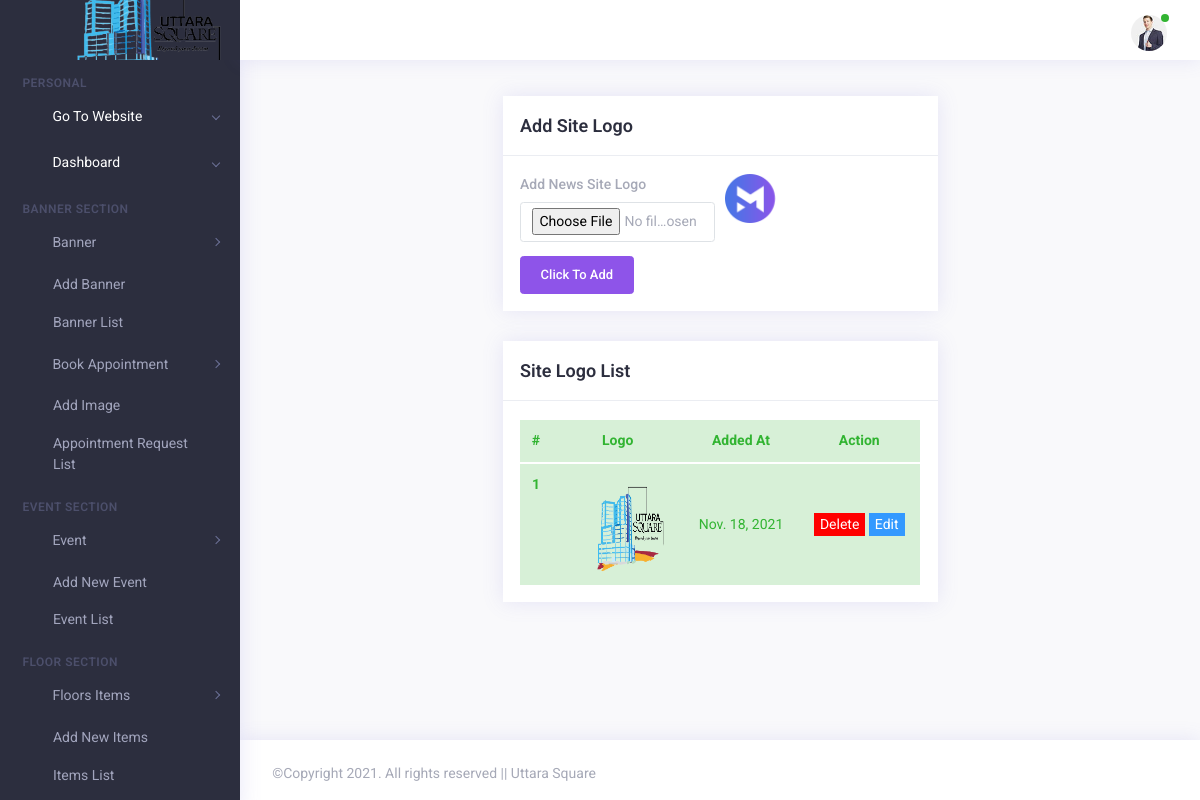
The app's page /ap/add/site/logo/ (signed in) with its own data.
### adminPanel/models.py (models this page shows, shortened)
class SiteLogo(models.Model):
    logo = models.ImageField(upload_to="logos")
    added_at = models.DateField(auto_now_add=True)

### adminPanel/views.py (the view, shortened to what this page needs)
# urls.py: re_path(r'^ap/add/site/logo/$', views.ap_addSiteLogo, name="apAddSiteLogo"),
@login_required(login_url='/ap/login/register')
def ap_addSiteLogo(request):
    logo_list = SiteLogo.objects.all()
    userProfile = UserProfile.objects.filter(user=request.user).first()
    site_logo = SiteLogo.objects.filter().order_by('-pk').first()
    context = {
        'logo_list': logo_list,
        'userProfile': userProfile,
        'site_logo': site_logo,
    }
    return render(request, 'back-end/admin_panel/add-logo.html', context)

### core/templates/back-end/admin_panel/add-logo.html (shortened to what this page needs)
{% extends 'back-end/admin_panel/index.html' %}
{% load static %}
{% block main-block %}
<div class="app-main" id="main">
    <div class="container-fluid">
        <div class="row">
            <div class="col-xl-3"></div>
            <div class="col-xl-6">
            </div>
            <div class="col-xl-3"></div>
        </div>
        <div class="row">
            <div class="col-xl-3"></div>
            <div class="col-xl-6">
                <div class="row">
                    <div class="col-xl-12">
                        <div class="card card-statistics">
                            <div class="card-header">
                                <div class="card-heading">
                                    <h4 class="card-title">Add Site Logo</h4>
                                </div>
                            </div>
                            <div class="card-body">
                                <form action="{%url 'apAddSiteLogo' %}" method="POST" enctype="multipart/form-data">
                                    <div class="form-row">
                                        <div class="form-group col-md-6">
                                            <label for="upload-site-logo">Add News Site Logo</label>
                                            <input type="file" name="upload_logo" class="form-control" id="upload-site-logo"
                                                   placeholder="Add news site logo" required>
                                        </div>
                                        <div class="form-group col-md-6">
                                            <img src="{% static 'back-end/adminPanel/assets/img/logo.png' %}" id="logo-preview" style="width: 100%;" alt="">
                                        </div>
                                    </div>
                                    <button type="submit" class="btn btn-primary">Click To Add</button>
                                </form>
                            </div>
                        </div>
                    </div>
                    <div class="col-xl-12">
                        <div class="card card-statistics">
                            <div class="card-header">
                                <div class="card-heading">
                                    <h4 class="card-title">Site Logo List</h4>
                                </div>
                            </div>
                            <div class="card-body">
                                <div class="table-responsive">
                                    <table class="table table-success mb-0">
                                        <thead>
                                        <tr>
                                            <th scope="col" class="text-center">#</th>
                                            <th scope="col" class="text-center">Logo</th>
                                            <th scope="col" class="text-center">Added At</th>
                                            <th scope="col" class="text-center">Action</th>
                                        </tr>
                                        </thead>
                                        <tbody>
                                        {% if logo_list %}
                                        {% for logo in logo_list %}
                                        <tr>
                                            <th scope="row" class="text-center">{{forloop.counter}}</th>
                                            <td class="text-center"><img src="{{logo.logo.url}}" style="width: 100px; height: 100px; border-radius: 50%;" alt=""></td>
                                            <td class="text-center">{{logo.added_at}}</td>
                                            <td class="text-center">
                                                <button type="button" data-toggle="modal"
                                                        data-target="#deleteLogo{{logo.pk}}"
                                                        style="width: auto; border: none; cursor: pointer; outline: none;background:   #FF0000; color: white;">
                                                    Delete
                                                </button>
                                                <button type="button" data-toggle="modal"
                                                        data-target="#edit_logo{{logo.pk}}"
                                                        style="width: auto; border: none; cursor: pointer; outline: none;background:  #3399FF; color: white;">
                                                    Edit
                                                </button>
                                            </td>
                                        </tr>
                                        {% endfor %}
                                        {% else %}
                                        <h3 class="text-center">Editor name not added yet!</h3>
                                        {% endif %}
                                        </tbody>
                                    </table>
                                </div>
                            </div>
                        </div>
                    </div>
                </div>
            </div>
            <div class="col-xl-3"></div>
        </div>
    </div>
</div>
{% endblock %}

### core/templates/back-end/admin_panel/index.html (shortened to what this page needs)
{% load static %}
<!DOCTYPE html>
<html lang="en">
<head>
    <link rel="stylesheet" type="text/css" href="{% static 'back-end/adminPanel/assets/css/vendors.css' %}" />
    <link rel="stylesheet" type="text/css" href="{% static 'back-end/adminPanel/assets/css/style.css' %}" />
</head>
<body>
    <div class="app">
        <div class="app-wrap">
            <header class="app-header top-bar">
                <nav class="navbar navbar-expand-md">
                    <div class="navbar-header d-flex align-items-center">
                        <a class="navbar-brand" href="/ap/home">
                            {% if site_logo %}
                            <img src="{{site_logo.logo.url}}" width="100%;" style="position: relative; left: -10px; " alt="loader">
                            {% else %}
                            <img src="{% static 'back-end/adminPanel/assets/img/loader/loader.svg' %}" alt="loader">
                            {% endif %}
                        </a>
                    </div>
                    <div class="collapse navbar-collapse" id="navbarSupportedContent">
                        <div class="navigation d-flex">
                            <ul class="navbar-nav nav-left">
                                <li class="nav-item">
                                    <a href="javascript:void(0)" class="nav-link sidebar-toggle">
                                        <i class="ti ti-align-right"></i>
                                    </a>
                                </li>
                                <li class="nav-item full-screen d-none d-lg-block" id="btnFullscreen">
                                    <a href="javascript:void(0)" class="nav-link expand">
                                    </a>
                                </li>
                            </ul>
                            <ul class="navbar-nav nav-right ml-auto">
                                <li class="nav-item">
                                    <a class="nav-link search" href="javascript:void(0)">
                                        <i class="ti ti-search"></i>
                                    </a>
                                </li>
                                <li class="nav-item dropdown user-profile">
                                    <a href="javascript:void(0)" class="nav-link dropdown-toggle " id="navbarDropdown4" role="button" data-toggle="dropdown" aria-haspopup="true" aria-expanded="false">
                                        {% if userProfile %}
                                        <img src="{{userProfile.profile_pic.url}}" alt="avtar-img">
                                        {% else %}
                                        <img src="{% static 'back-end/adminPanel/assets/img/avtar/02.jpg' %}" alt="avtar-img">
                                        {% endif %}
                                        <span class="bg-success user-status"></span>
                                    </a>
                                </li>
                            </ul>
                        </div>
                    </div>
                </nav>
            </header>
            <div class="app-container">
                <aside class="app-navbar">
                    <div class="sidebar-nav scrollbar scroll_light">
                        <ul class="metismenu " id="sidebarNav">
                            <li class="nav-static-title">Personal</li>
                            <li class="active">
                                <a class="has-arrow" href="/" target="_blank" aria-expanded="false">
                                    <i class="nav-icon ti ti-rocket"></i>
                                    <span class="nav-title">Go To Website</span>
                                </a>
                                <a class="has-arrow" href="/ap/home" aria-expanded="false">
                                    <i class="nav-icon fa fa-dashboard"></i>
                                    <span class="nav-title">Dashboard</span>
                                </a>
                            </li>
                            <li class="nav-static-title">Banner Section</li>
                            <li>
                                <a class="has-arrow" href="#" aria-expanded="false"> <i class="nav-icon ti ti-layout-grid4-alt"></i>
                                    <span class="nav-title">Banner</span> </a>
                                <ul aria-expanded="false">
                                    <li> <a href="/ap/add/banner">Add Banner</a></li>
                                    <li> <a href="/ap/event/list">Banner List</a></li>
                                </ul>
                            </li>
                            <li>
                                <a class="has-arrow" href="#" aria-expanded="false"> <i class="nav-icon ti ti-layout-grid4-alt"></i>
                                    <span class="nav-title">Book Appointment</span> </a>
                                <ul aria-expanded="false">
                                    <li> <a href="/ap/add/appointment/img">Add Image</a></li>
                                    <li><a href="/ap/booking/appointment/list">Appointment Request List</a></li>
                                </ul>
                            </li>
                             <li class="nav-static-title">Event Section</li>
                            <li>
                                <a class="has-arrow" href="#" aria-expanded="false"> <i class="nav-icon ti ti-layout-grid4-alt"></i> <span class="nav-title">Event</span> </a>
                                <ul aria-expanded="false">
                                    <li> <a href="/ap/add/event">Add New Event</a></li>
                                    <li> <a href="/ap/event/list">Event List</a></li>
                                </ul>
                            </li>
                            <li class="nav-static-title">Floor Section</li>
                            <li>
                                <a class="has-arrow" href="#" aria-expanded="false"> <i class="nav-icon ti ti-layout-grid4-alt"></i> <span class="nav-title">Floors Items</span> </a>
                                <ul aria-expanded="false">
                                    <li> <a href="/ap/add/floor/items">Add New Items</a></li>
                                    <li> <a href="/ap/floor/items/list">Items List</a></li>
                                </ul>
                            </li>
                            <li class="nav-static-title">Store Section</li>
                        </ul>
                    </div>
                </aside>
                {% block main-block %}
                {% endblock %}
            </div>
            <footer class="footer">
                <div class="row">
                    <div class="col-12 col-sm-6 text-center text-sm-left">
                        <p>&copy;Copyright 2021. All rights reserved || Uttara Square</p>
                    </div>
                </div>
            </footer>
        </div>
    </div>
</body>
</html>

### records on screen
SiteLogo: logo (picture), added_at "Nov. 18, 2021"
